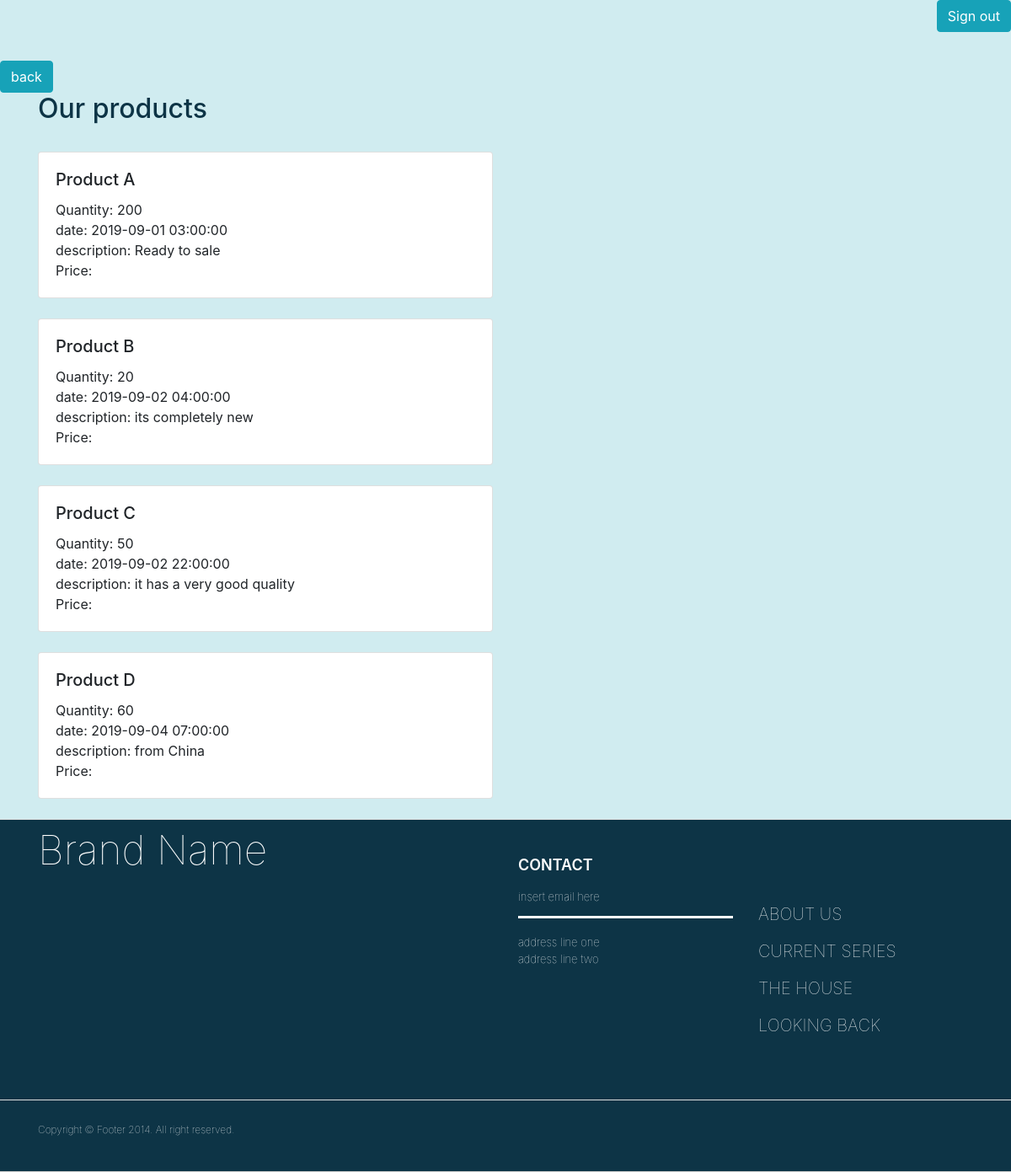
The page /product.php on the database its author committed.
### tables this page shows
CREATE TABLE `products` (
  `product_id` int(11) NOT NULL,
  `product_name` varchar(200) NOT NULL,
  `product_quantity` int(200) NOT NULL,
  `product_date` timestamp NOT NULL DEFAULT current_timestamp(),
  `product_description` varchar(500) NOT NULL,
  `product_price` varchar(200) NOT NULL
);

### product.php (the view, shortened to what this page needs)
<?php
require 'db.php';
?>
<!DOCTYPE html>
<html lang="en">
<head>
    <?php require 'header.php'; ?>
</head>
<body class="body">
<?php require 'nav.php'; ?><br>
<a href="managerpage.php"><button type='button' class='btn btn-info'>back</button></a>
<div class="container">
 <h2 style="color: #0d3446" >Our products</h2><br>
    <?php
        $sql ="SELECT * FROM products";
        $result=mysqli_query($conn,$sql);
        if($result->num_rows > 0) {
            while($row = $result->fetch_assoc()){ ?>
<div class="row">
    <div class="col-sm-6">
        <div class="card">
            <div class="card-body">
                <h5 class="card-title"><?php echo $row['product_name'];?></h5>
                <span class="card-text">Quantity:  </span> <?php echo $row['product_quantity']; ?><br>
                <span class="card-text">date:  </span><?php echo  $row['product_date']; ?><br>
                <span class="card-text" type="text">description:  </span><?php echo $row['product_description']; ?><br>
                <span class="card-text" type="text">Price:  </span><?php echo $row['product_price']; ?><br>
            </div>
        </div>
                <br>
    </div>
</div>
 <?php
   }
   }
 ?>
</div>
<?php require 'footer.php'; ?>
</body>
</html>

### product.php (style rules this page uses)
.body { background-color: #d0ecf0 }

### rows shown on the page
products: product_name "Product A", product_quantity "200", product_date "2019-09-01 03:00:00", product_description "Ready to sale"
products: product_name "Product B", product_quantity "20", product_date "2019-09-02 04:00:00", product_description "its completely new"
products: product_name "Product C", product_quantity "50", product_date "2019-09-02 22:00:00", product_description "it has a very good quality"
products: product_name "Product D", product_quantity "60", product_date "2019-09-04 07:00:00", product_description "from China"
